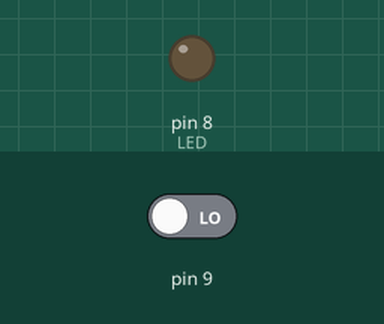
A sketch run on a simulated Arduino Uno, built with avr-gcc and run on an emulated ATmega328P. Shown: output pins drawn as LEDs (lit = HIGH). The inputs (shaded band) are chosen by the test bench; at power-on: pin 9 LOW.

Above: at 1.2 s.
1.3 s: pin 9 driven HIGH
At 2.4 s:
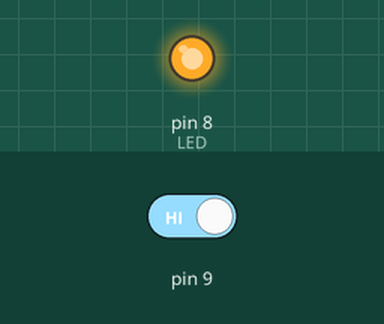
2.8 s: pin 9 driven LOW
At 3.6 s:
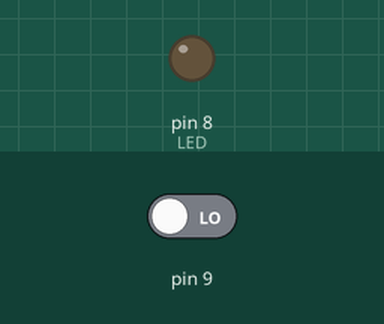
Timing chart, 0 to 5.8 s (numbered marks = the images above; inputs shaded):
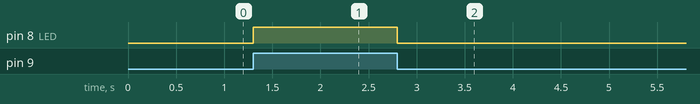

Measured:
- after the input at 1.3 s, pin 8 (LED): LOW → HIGH at once
- after the input at 2.8 s, pin 8 (LED): HIGH → LOW at once

The sketch:

switch.ino
```cpp
void setup()
{
  pinMode(8, OUTPUT);  //LED
  pinMode(9, INPUT);  //버튼
}

void loop()
{
  if(digitalRead(9) == HIGH) {
    digitalWrite(8, HIGH);
 }
  else {
    digitalWrite(8, LOW);
 }
}
```
